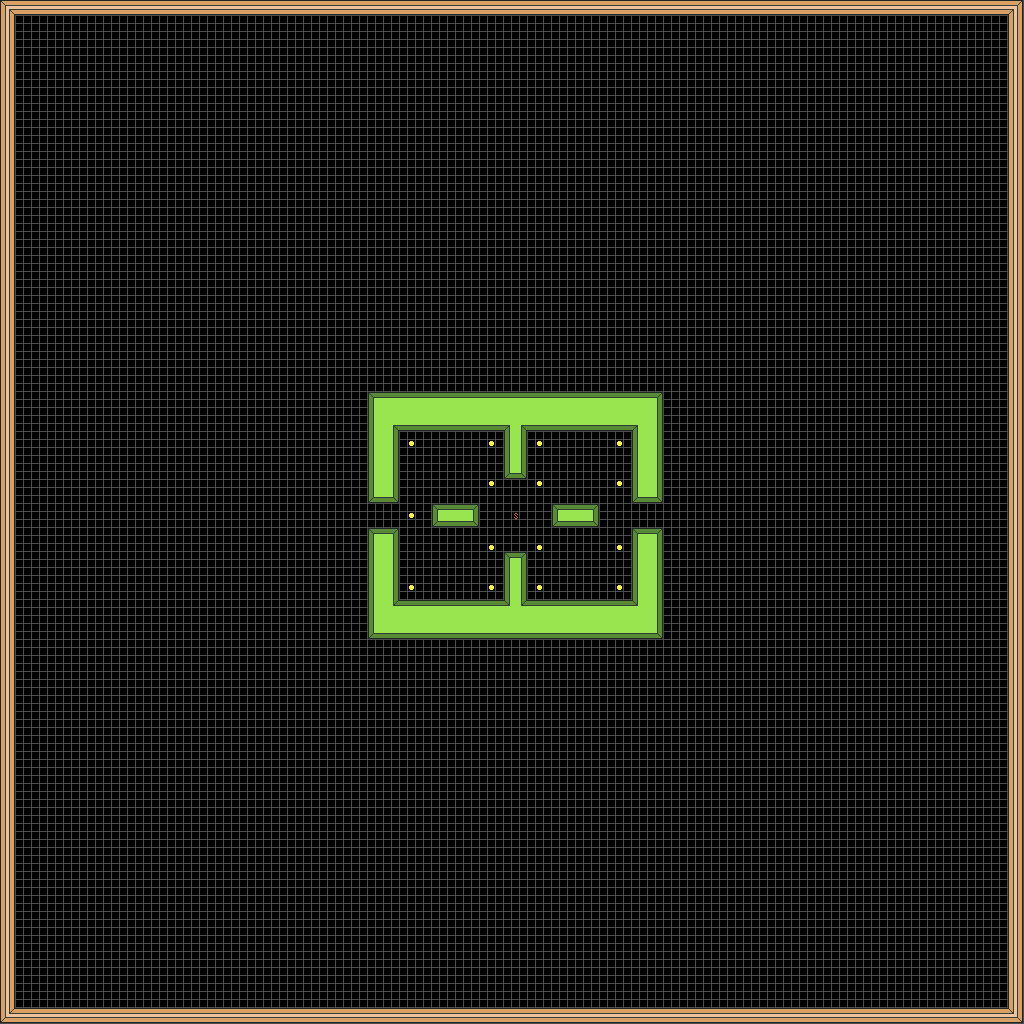

This game map was drawn from its Tiled (.tmx) file and the tilesets committed beside it. A one-line description and the trimmed map source follow:
An orthogonal 128x128 tile map with 8x8 px tiles, 1 tile layer (Tile Layer 1).

<map version="1.2" tiledversion="1.2.3" orientation="orthogonal" renderorder="right-down" width="128" height="128" tilewidth="8" tileheight="8" infinite="0" nextlayerid="4" nextobjectid="1">
 <tileset firstgid="1" source="../mode-7-tiles.tsx" />
 <layer id="3" name="Tile Layer 1" width="128" height="128">
  <data>[16384 cells, 16384 non-empty, 28 distinct tile ids]</data>
 </layer>
</map>
